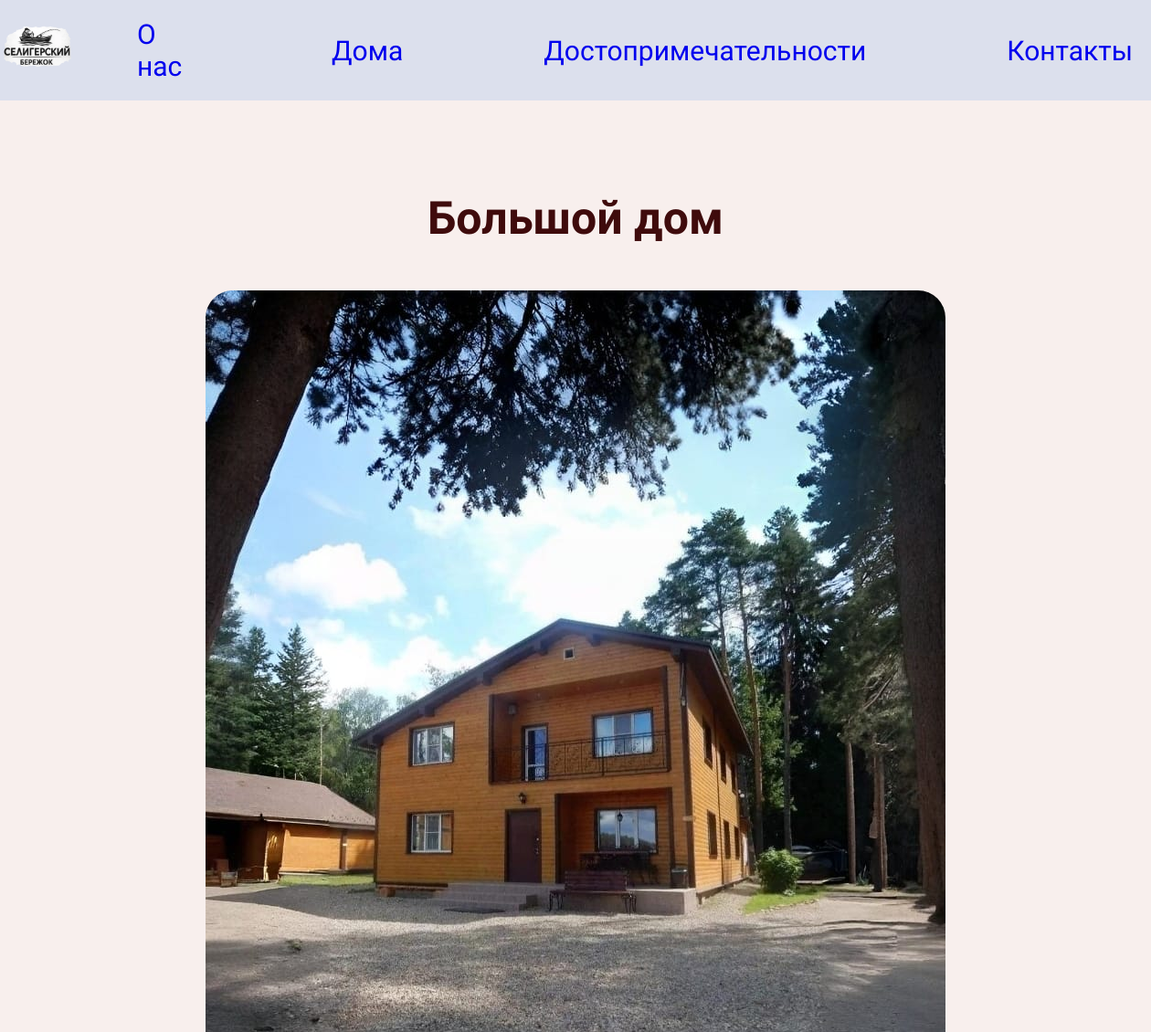
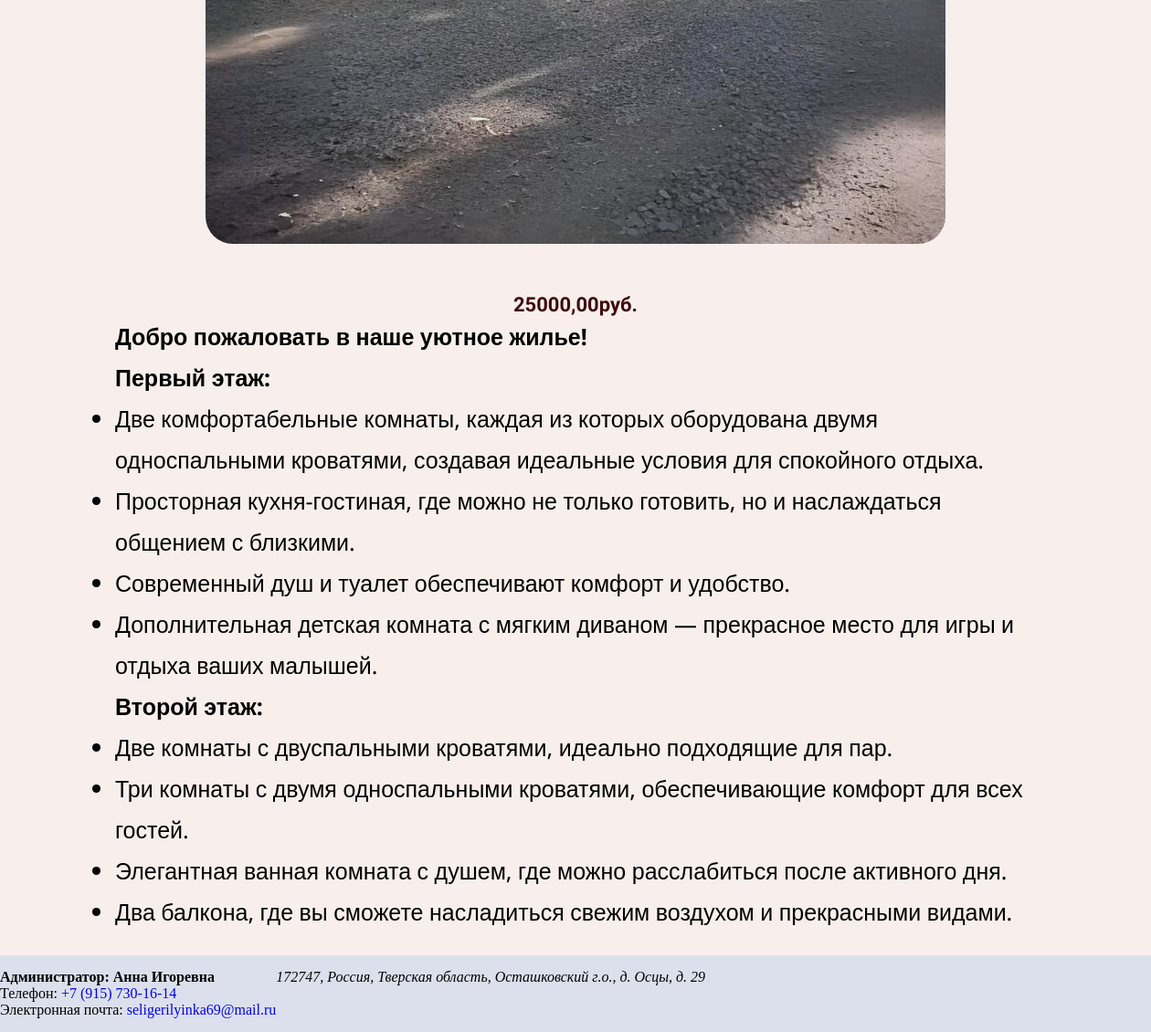
The app's page /home/1/ with its own data (2 pictures, top to bottom).
### us/models.py (models this page shows, shortened)
class Home(models.Model):
    title = models.CharField(max_length=200, verbose_name="Название дома")
    images = models.ImageField(upload_to="home_images/", blank=True, verbose_name="Изображение")
    price = models.DecimalField(max_digits=8, decimal_places=2, default=0, verbose_name="Цена")
    description = models.TextField( blank=True, verbose_name="Описание")
    class Meta:
        verbose_name = "Дом"
        verbose_name_plural = "Дома"

### us/views.py (the view)
# urls.py: 2. Add a URL to urlpatterns:  path('', views.home, name='home')
def home(request, hom):
    home_obj = Home.objects.get(id=hom)
    return  render(request, 'us/single-home.html', {'homes': home_obj})

### us/templates/us/single-home.html (shortened to what this page needs)
{% extends 'us/base.html' %}
{% block content %}
        <div class="block_home">
			<div class="row">
                <h1 class="title__home">{{ homes.title }}</h1>
                <div class="home__img" >
                    <img src="{{ homes.images.url }}" alt="" class="big">
                    <br>
                </div>
                <div class="col-lg-7">
                    <h2 class="homes__price">{{ homes.price }}руб.</h2>
                    <div class="homes__description">
					{{ homes.description|safe }}
					</div>
                </div>
            </div>
        </div>
{% endblock %}

### us/static/styles/app.css (style rules this page uses)
* { margin:0; padding: 0; Box-sizing: border-box; }
body { background-color: #f8efed; }
p { font-weight:bold; }
.title__home { color: #3f0b0c; text-align: center; font-size: 50px; margin-top: 50px; font-family: 'Lobster'; }
.homes__price { color: #3f0b0c; text-align: center; font-size: 22px; font-family: 'Lobster'; padding-top: 50px; }
.block_home { width: 80%; margin: 0 auto; margin-top: 50px; margin-bottom: 25px; display: flex; flex-wrap: wrap; justify-content: space-around; }
.home__img { margin-top: 50px; text-align: center; }
.big { border-radius: 30px; }
.homes__description { font-size:25px; line-height:28px; color:#000000; font-family: "Noto Sans", sans-serif; justify-content: justify; line-height: 1.8 ; }

### records on screen
Home: title "Большой дом", images (picture), price "25000,00", description "Добро пожаловать в наше уютное жилье! Первый этаж: Две комфортабельные комнаты, каждая из которых оборудована двумя односпальными кроватями, создавая идеальные условия для спокойного отдыха. Просторная кухня-гостиная, где можно не только готовить, но и наслаждаться общением с близкими. Современный душ и туалет обеспечивают комфорт и удобство. Дополнительная детская комната с мягким диваном — прекрасное место для игры и отдыха ваших малышей. Второй этаж: Две комнаты с двуспальными кроватями, идеально подходящие для пар. Три комнаты с двумя односпальными кроватями, обеспечивающие комфорт для всех гостей. Элегантная ванная комната с душем, где можно расслабиться после активного дня. Два…"
